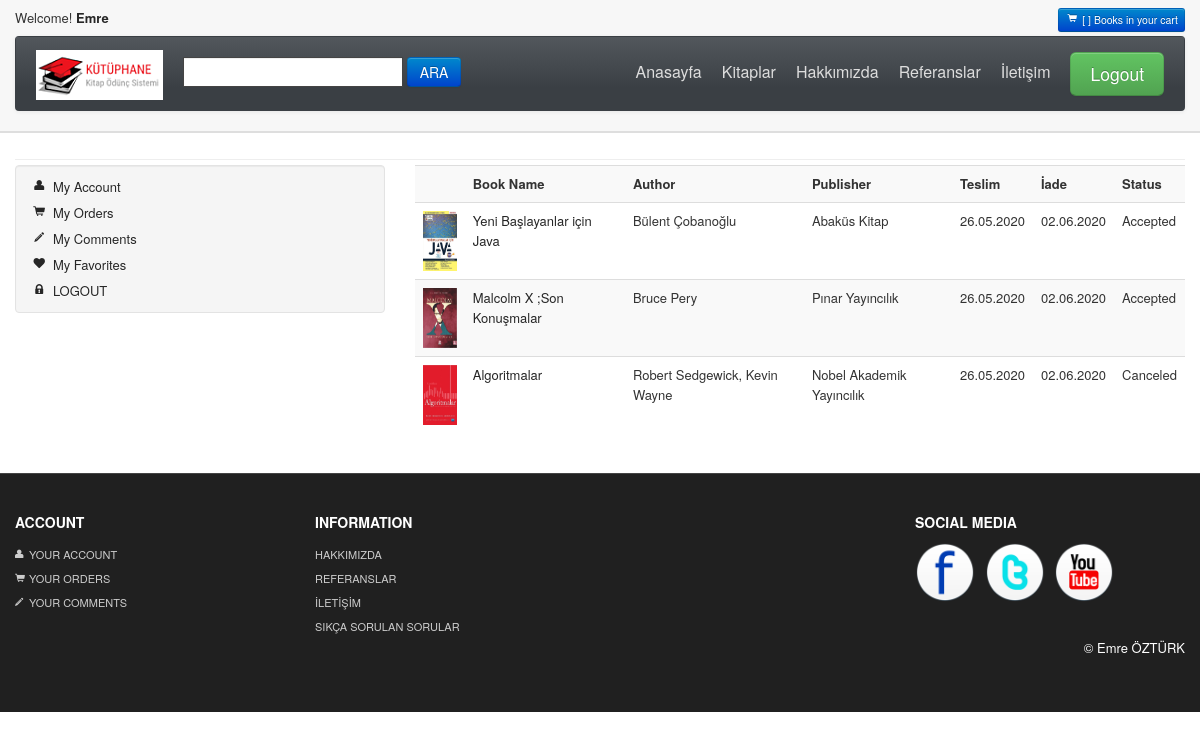
The page /user/orderdetail/9 (signed in) on the database its author committed.
### order/models.py (models this page shows, shortened)
class OrderBook(models.Model):
    STATUS = (
        ('New', 'New'),
        ('Accepted', 'Accepted'),
        ('Canceled', 'Canceled'),
    )
    order = models.ForeignKey(Order, on_delete=models.CASCADE)
    user = models.ForeignKey(User, on_delete=models.CASCADE)
    book = models.ForeignKey(Book, on_delete=models.CASCADE)
    status = models.CharField(choices=STATUS, default='New', max_length=20)
    create_at = models.DateTimeField(auto_now_add=True)
    update_at = models.DateTimeField(auto_now=True)
    start_date = models.DateTimeField()
    end_date = models.DateTimeField()

### book/models.py (models this page shows, shortened)
class Book(models.Model):
    STATUS = (
        ('True', 'Evet'),
        ('False', 'Hayır'),
    )
    category = models.ForeignKey(Category, on_delete=models.CASCADE)
    title = models.CharField(max_length=150)
    keywords = models.CharField(blank=True, max_length=255)
    author = models.CharField(max_length=150)
    publisher = models.CharField(max_length=150)
    publishDate = models.IntegerField(blank=True)
    totalPage = models.IntegerField(blank=True)
    language = models.CharField(blank=True, max_length=50)
    image = models.ImageField(blank=True, upload_to='images/')
    amount = models.IntegerField(blank=True)
    detail = RichTextUploadingField(blank=True)
    status = models.CharField(max_length=10, choices=STATUS)
    slug = models.SlugField(null=False, unique=True)
    create_at = models.DateTimeField(auto_now_add=True)
    update_at = models.DateTimeField(auto_now=True)
    def image_tag(self):
        return mark_safe('<img src="{}" height="50"/>'.format(self.image.url))
    image_tag.short_description = 'Image'

### user/views.py (the view)
# urls.py: path('orderdetail/<int:id>', views.orderdetail, name='orderdetail'),
@login_required(login_url='/login')
def orderdetail(request, id):
    settings = Setting.objects.get(pk=1)
    current_user = request.user
    order = Order.objects.get(user_id=current_user.id, id=id)
    orderitems = OrderBook.objects.filter(order_id=id)
    context = {'settings': settings, 'order': order, 'orderitems': orderitems}
    return render(request, 'user_order_detail.html', context)

### user/templates/user_order_detail.html (shortened to what this page needs)
{% extends "homebase.html" %}
{% block content %}
    <div id="mainBody">
        <div class="container">
            <hr class="soften"/>
            <div class="row">
                <div class="span4">
                    <div class="well" style="padding: 8px 0;">
                        <ul class="nav nav-list">
                            <li><a href="/user"><i class="icon-user"></i> My Account</a></li>
                            <li><a href="/user/orders"><i class="icon-shopping-cart"></i> My Orders</a></li>
                            <li><a href="/user/comments"><i class="icon-pencil"></i> My Comments</a></li>
                            <li><a href="/user/favorites"><i class="icon-heart"></i> My Favorites</a></li>
                            <li><a href="/logout"><i class="icon-lock"></i> LOGOUT</a></li>
                        </ul>
                    </div>
                </div>
                <div class="span8">
                    <table class="table table-striped">
                        <tr>
                            <th> </th>
                            <th>Book Name</th>
                            <th>Author</th>
                            <th>Publisher</th>
                            <th>Teslim </th>
                            <th>İade </th>
                            <th>Status</th>
                        </tr>
                        {% for rs in orderitems %}
                        <tr>
                            <td><a href="/book/{{ rs.book_id }}/{{ rs.book.slug }}"><img src="{{ rs.book.image.url }}" style="height: 60px"></a></td>
                            <td><a href="/book/{{ rs.book_id }}/{{ rs.book.slug }}">{{ rs.book.title }}</a></td>
                            <td>{{ rs.book.author }}</td>
                            <td>{{ rs.book.publisher }}</td>
                            <td>{{ rs.start_date |date:"d.m.Y" }}</td>
                            <td>{{ rs.end_date |date:"d.m.Y" }}</td>
                            <td>{{ rs.status }}</td>
                        </tr>
                        {% endfor %}
                    </table>
                </div>
            </div>
        </div>
    </div>
{% endblock %}

### home/templates/header.html (shortened to what this page needs)
{% load static %}
<div id="header">
    <div class="container">
        <div id="welcomeLine" class="row">
            <div class="span6">
                {% if user.id is not None %}
                    Welcome!<strong>  <a href="/user">{{ user.first_name }}</a></strong>
                {% endif %}
            </div>
            <div class="span6">
                <div class="pull-right">
                    <a href="/shopcard"><span class="btn btn-mini btn-primary"><i
                            class="icon-shopping-cart icon-white"></i> [ {{ request.session.card_items }} ] Books in your cart </span> </a>
                </div>
            </div>
        </div>
        <div id="logoArea" class="navbar">
            <div class="navbar-inner">
                <a class="brand" href="/"><img src="{% static 'themes/images/logo.png' %}" alt="Bootsshop"/></a>
                <form class="form-inline navbar-search" method="post" action="/search/">
                    <input class="srchTxt" id="query" name="query" type="text"/>
                    <button type="submit" id="submitButton" class="btn btn-primary">ARA</button>
                </form>
                <ul id="topMenu" class="nav pull-right">
                    <li class=""><a href="/">Anasayfa</a></li>
                    <li class=""><a href="#">Kitaplar</a></li>
                    <li class=""><a href="/hakkimizda">Hakkımızda</a></li>
                    <li class=""><a href="/referanslar">Referanslar</a></li>
                    <li class=""><a href="/iletisim">İletişim</a></li>
                    <li class="">
                        {% if user.id is not None %}
                            <a href="/logout" role="button" data-toggle="modal" style="padding-right:0"><span
                                    class="btn btn-large btn-success">Logout</span></a>
                        {% else %}
                            <a href="/login" role="button" data-toggle="modal" style="padding-right:0"><span
                                    class="btn btn-large btn-success">Login</span></a>
                        {% endif %}
                    </li>
                </ul>
            </div>
        </div>
    </div>
</div>

### home/static/themes/css/base.css (style rules this page uses)
#mainBody { border-top:2px solid #dedede; padding-top: 18px; }
#carouselBlk,#header { background: url(../images/headerRepeat.png) repeat-x 0 0 #f7f7f7; }
#logoArea, #logoArea a { line-height:49px; }
#logoArea .btn, #logoArea .btn-group { margin-top: 0; }
#welcomeLine { padding: 8px 0 4px }
.navbar-search .srchTxt { border-radius: 0;border: 1px solid #444; }
[class^="icon-"], [class*=" icon-"] { background-image: none; }
.navbar .nav > li > a { padding:10px;color: #DDD;text-shadow: none;font-size: 16px; }
#logoArea, #logoArea a { outline:none; }
.navbar .nav.pull-right, #sideManu { overflow:hidden; }
.navbar-search { margin-top: 8px; }

### rows shown on the page
OrderBook: book.image (picture), book "Yeni Başlayanlar için Java", book.author "Bülent Çobanoğlu", book.publisher "Abaküs Kitap", start_date "26.05.2020", end_date "02.06.2020", status "Accepted"
OrderBook: book.image (picture), book "Malcolm X ;Son Konuşmalar", book.author "Bruce Pery", book.publisher "Pınar Yayıncılık", start_date "26.05.2020", end_date "02.06.2020", status "Accepted"
OrderBook: book.image (picture), book "Algoritmalar", book.author "Robert Sedgewick, Kevin Wayne", book.publisher "Nobel Akademik Yayıncılık", start_date "26.05.2020", end_date "02.06.2020", status "Canceled"

### other values the page prints
{{ user.first_name }} "Emre"
